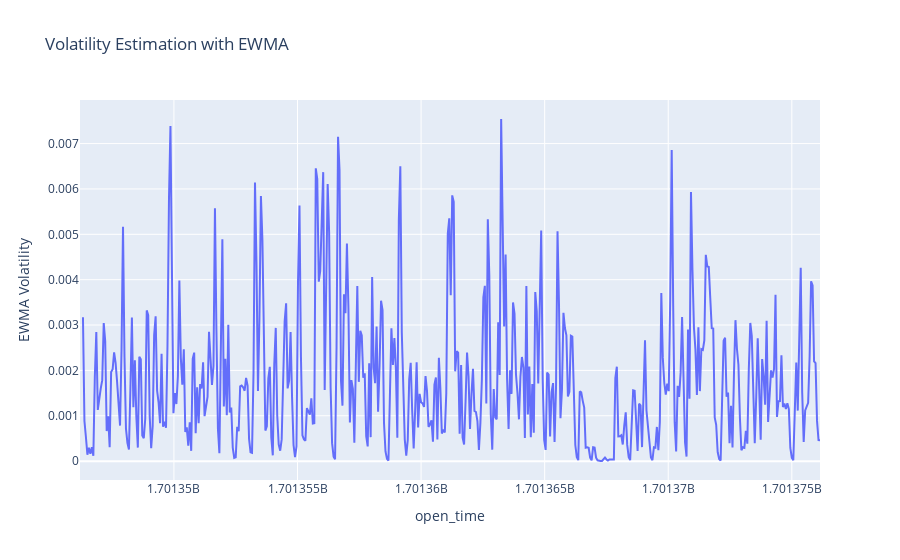

Notebook code cell kept with this figure:
### Code cell
import plotly.express as px

fig = px.line(calculateEWMA, x='open_time', y='Volatility', title='Volatility Estimation with EWMA',
              labels={'Volatility': 'EWMA Volatility'})

fig.show()

### Figure 1 — Plotly figure (JSON) as saved in the notebook; plotly's stock layout.template omitted (floating-point values rounded to 4 significant figures; data arrays with more than 128 entries replaced by an {"elided": "..."} marker saying what was removed)
{"data": [{"hovertemplate": "open_time=%{x}<br>EWMA Volatility=%{y}<extra></extra>", "legendgroup": "", "line": {"color": "#636efa", "dash": "solid"}, "marker": {"symbol": "circle"}, "mode": "lines", "name": "", "orientation": "v", "showlegend": false, "type": "scatter", "x": {"elided": "500 int values"}, "xaxis": "x", "y": {"elided": "500 float values"}, "yaxis": "y"}], "layout": {"legend": {"tracegroupgap": 0}, "title": {"text": "Volatility Estimation with EWMA"}, "xaxis": {"anchor": "y", "domain": [0, 1], "title": {"text": "open_time"}}, "yaxis": {"anchor": "x", "domain": [0, 1], "title": {"text": "EWMA Volatility"}}}}
